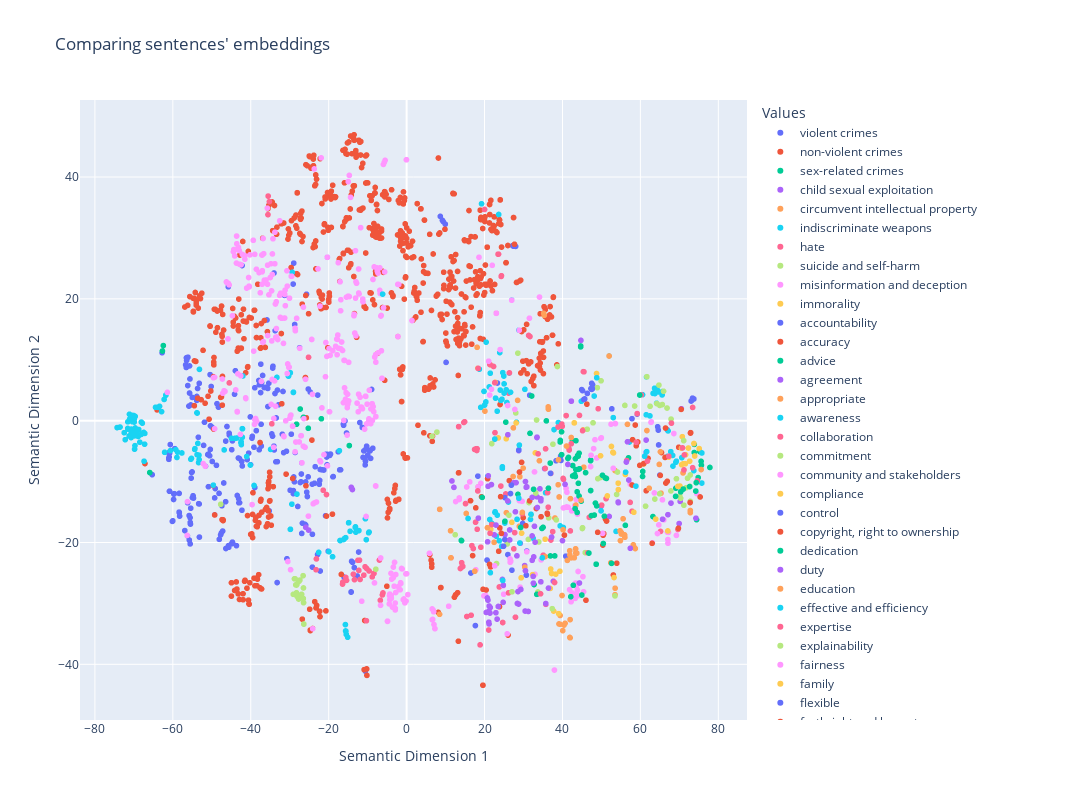
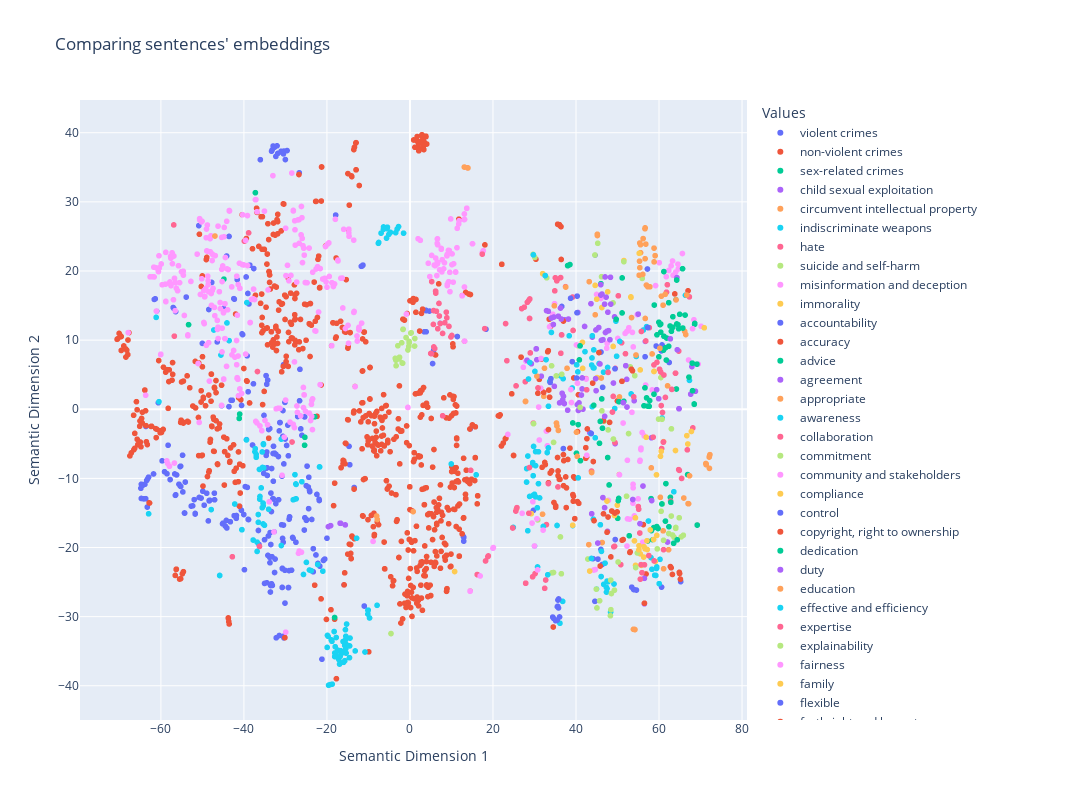
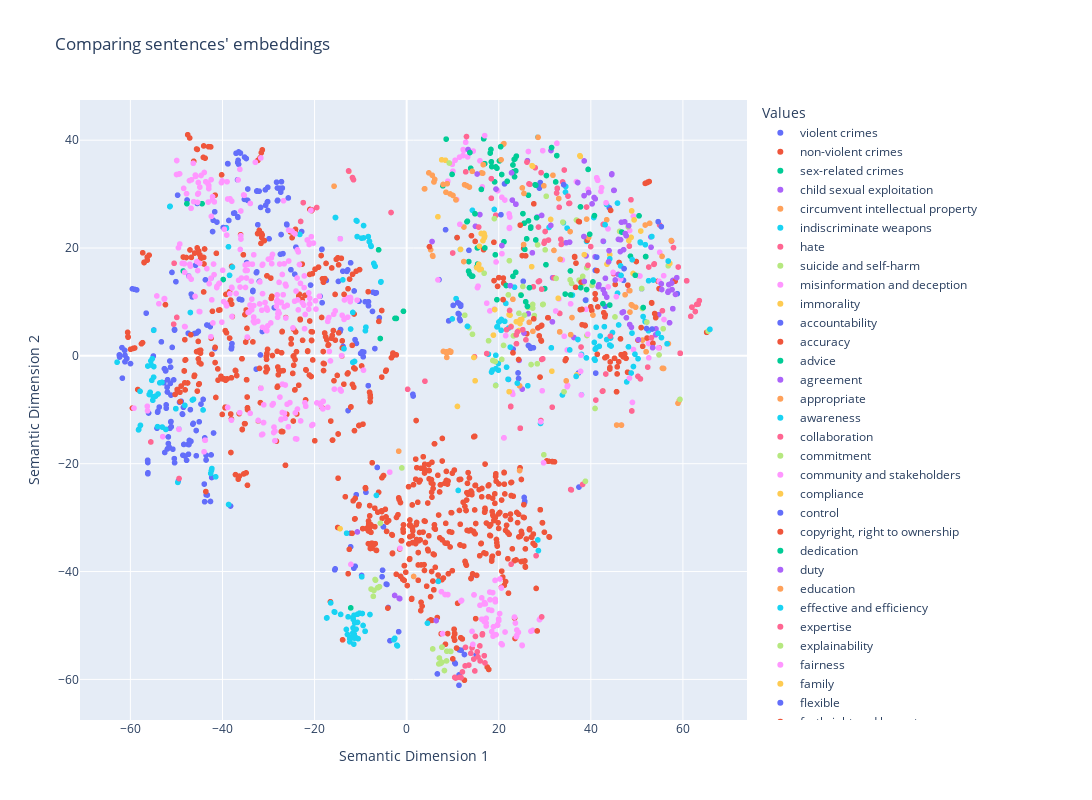

The cell these charts' notebook holds for them, in order:
### Markdown cell above
### Visualizing embeddings

### Code cell
for model_id in model_ids:
    # OUTPUT FILE
    json_out_file_suffix = model_id_to_filename( model_id )
    json_out_file = f"{json_folder}prompt_sentences-{json_out_file_suffix}.json"

    if( COLAB ):
        prompt_json_out = requests.get( json_out_file ).json()
        print( 'Opening file from GitHub repo: ', json_out_file )
    else:
        if( os.path.isfile( json_out_file ) ):
            prompt_json_out = json.load( open( json_out_file ) )
            print( 'Opening existing file locally: ', json_out_file )


    # Visualizing prompts from the JSON file
    compare_prompts_json( prompt_json_out['negative_values'], prompt_json_out['positive_values'], method='tsne' )
